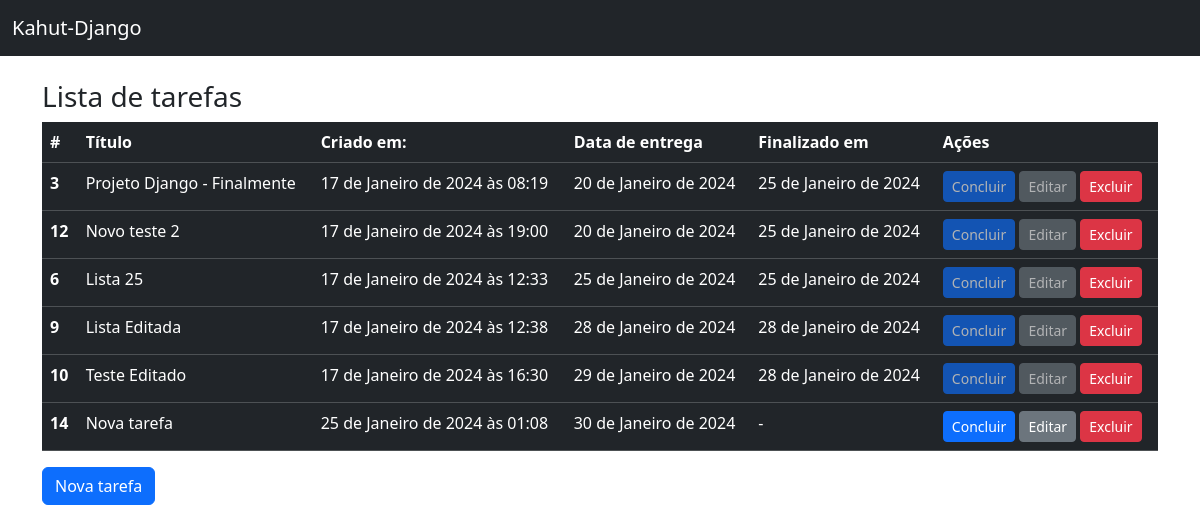
The page / on the database its author committed.
### kahut/models.py (models this page shows, shortened)
class Kahut(models.Model):
    tittle = models.CharField(
        verbose_name="Título", max_length=100, null=False, blank=False
    )
    created_at = models.DateTimeField(auto_now_add=True, null=False, blank=False)
    deadline = models.DateField(verbose_name="data de entrega", null=False, blank=False)
    finished_at = models.DateField(null=True)
    class Meta:
        ordering = ["deadline"]

### kahut/views.py (the view)
# urls.py: path("", KahutListView.as_view(), name="kahut_list"),
class KahutListView(ListView):
    model = Kahut

### kahut/templates/kahut/kahut_list.html (shortened to what this page needs)
{% extends 'base.html' %}
  {% block content %}
    <h3>Lista de tarefas</h3>
        {% if kahut_list %}
          <table class="table table-dark table-hover">
              <thead>
                <tr>
                  <th scope="col">#</th>
                  <th scope="col">Título </th>
                  <th scope="col">Criado em: </th>
                  <th scope="col">Data de entrega </th>
                  <th scope="col">Finalizado em </th>
                  <th scope="col">Ações </th>
                </tr>
              </thead>
              <tbody>
                  {% for kahut in kahut_list %}
                      <tr>
                          <th scope="row">{{ kahut.pk }}</th>
                              <td> {{ kahut.tittle }}</td>
                              <td> {{ kahut.created_at }}</td>
                              <td> {{ kahut.deadline }}</td>
                              <td> {{ kahut.finished_at|default:"-"}}</td>
                              <td>
                                  <a
                                    href="{% url "kahut_complete" pk=kahut.pk %}"
                                    class="btn btn-primary btn-sm {% if kahut.finished_at %}disabled{% endif %}"
                                  >
                                      Concluir
                                  </a>
                                  <a
                                    href="{% url "kahut_update" pk=kahut.pk %}"
                                    class="btn btn-secondary btn-sm {% if kahut.finished_at %}disabled{% endif %}"
                                  >
                                      Editar
                                  </a>
                                  <a href="{% url "kahut_delete" pk=kahut.pk %}" class="btn btn-danger btn-sm">Excluir</a>
                              </td>
                      </tr>
                  {% endfor %}
              </tbody>
            </table>
          {% else %}
            <p>Não há tarefas cadastradas</p>
        {% endif%}
        <a href="{% url 'kahut_create' %}" class="btn btn-primary">Nova tarefa</a>
  {% endblock content %}

### kahut/templates/base.html (shortened to what this page needs)
<!DOCTYPE html>
<html lang="pt-br">
  <head>
    <link href="https://cdn.jsdelivr.net/npm/bootstrap@5.3.2/dist/css/bootstrap.min.css" rel="stylesheet">
  </head>
  <body>
    <nav class="navbar bg-dark mb-4" data-bs-theme="dark">
        <div class="container-fluid">
          <a class="navbar-brand" href="{% url "kahut_list" %}">Kahut-Django</a>
        </div>
    </nav>
    <main class="container">
      {% block content %}{% endblock content %}
    </main>
  </body>
</html>

### rows shown on the page
Kahut: pk "3", tittle "Projeto Django - Finalmente", created_at "17 de Janeiro de 2024 às 08:19", deadline "20 de Janeiro de 2024", finished_at "25 de Janeiro de 2024"
Kahut: pk "12", tittle "Novo teste 2", created_at "17 de Janeiro de 2024 às 19:00", deadline "20 de Janeiro de 2024", finished_at "25 de Janeiro de 2024"
Kahut: pk "6", tittle "Lista 25", created_at "17 de Janeiro de 2024 às 12:33", deadline "25 de Janeiro de 2024", finished_at "25 de Janeiro de 2024"
Kahut: pk "9", tittle "Lista Editada", created_at "17 de Janeiro de 2024 às 12:38", deadline "28 de Janeiro de 2024", finished_at "28 de Janeiro de 2024"
Kahut: pk "10", tittle "Teste Editado", created_at "17 de Janeiro de 2024 às 16:30", deadline "29 de Janeiro de 2024", finished_at "28 de Janeiro de 2024"
Kahut: pk "14", tittle "Nova tarefa", created_at "25 de Janeiro de 2024 às 01:08", deadline "30 de Janeiro de 2024", finished_at "-"
